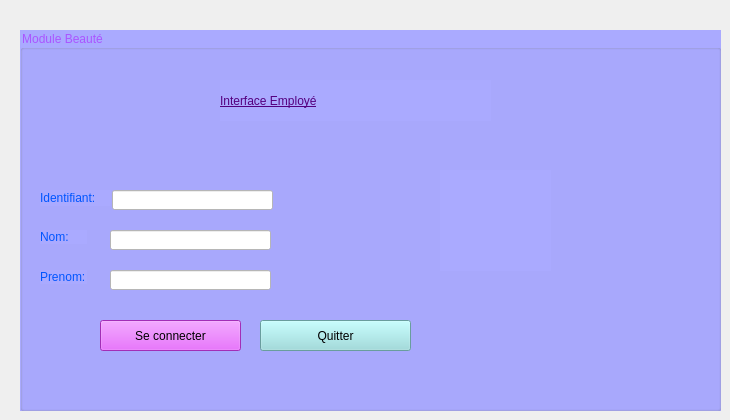
    <widget class="QWidget" name="page">
     <widget class="QGroupBox" name="groupBox">
      <property name="geometry">
       <rect>
        <x>20</x>
        <y>30</y>
        <width>701</width>
        <height>381</height>
       </rect>
      </property>
      <property name="styleSheet">
       <string notr="true">background-color: rgb(170, 170, 255);
color: rgb(170, 85, 255);
font: 75 20pt &quot;MS Shell Dlg 2&quot;;</string>
      </property>
      <property name="title">
       <string>Module Beauté</string>
      </property>
      <widget class="QLabel" name="label_3">
       <property name="geometry">
        <rect>
         <x>200</x>
         <y>50</y>
         <width>271</width>
         <height>41</height>
        </rect>
       </property>
       <property name="styleSheet">
        <string notr="true">color: rgb(85, 0, 127);
font: 75 24pt &quot;MS Shell Dlg 2&quot;;
text-decoration: underline;</string>
       </property>
       <property name="text">
        <string>Interface Employé</string>
       </property>
      </widget>
      <widget class="QLabel" name="label_4">
       <property name="geometry">
        <rect>
         <x>20</x>
         <y>160</y>
         <width>71</width>
         <height>16</height>
        </rect>
       </property>
       <property name="styleSheet">
        <string notr="true">color: rgb(0, 85, 255);
font: 75 10pt &quot;MS Shell Dlg 2&quot;;</string>
       </property>
       <property name="text">
        <string>Identifiant:</string>
       </property>
      </widget>
      <widget class="QLabel" name="label_5">
       <property name="geometry">
        <rect>
         <x>20</x>
         <y>200</y>
         <width>47</width>
         <height>14</height>
        </rect>
       </property>
       <property name="styleSheet">
        <string notr="true">color: rgb(0, 85, 255);
font: 75 10pt &quot;MS Shell Dlg 2&quot;;</string>
       </property>
       <property name="text">
        <string>Nom:</string>
       </property>
      </widget>
      <widget class="QLabel" name="label_6">
       <property name="geometry">
        <rect>
         <x>20</x>
         <y>240</y>
         <width>47</width>
         <height>14</height>
        </rect>
       </property>
       <property name="styleSheet">
        <string notr="true">color: rgb(0, 85, 255);
font: 75 10pt &quot;MS Shell Dlg 2&quot;;</string>
       </property>
       <property name="text">
        <string>Prenom:</string>
       </property>
      </widget>
      <widget class="QLineEdit" name="lineEdit">
       <property name="geometry">
        <rect>
         <x>92</x>
         <y>160</y>
         <width>161</width>
         <height>20</height>
        </rect>
       </property>
       <property name="styleSheet">
        <string notr="true">background-color: rgb(255, 255, 255);
font: 9pt &quot;MS Shell Dlg 2&quot;;
color: rgb(0, 0, 0);</string>
       </property>
      </widget>
      <widget class="QLineEdit" name="lineEdit_2">
       <property name="geometry">
        <rect>
         <x>90</x>
         <y>200</y>
         <width>161</width>
         <height>20</height>
        </rect>
       </property>
       <property name="styleSheet">
        <string notr="true">background-color: rgb(255, 255, 255);
font: 9pt &quot;MS Shell Dlg 2&quot;;
color: rgb(0, 0, 0);</string>
       </property>
      </widget>
      <widget class="QLineEdit" name="lineEdit_3">
       <property name="geometry">
        <rect>
         <x>90</x>
         <y>240</y>
         <width>161</width>
         <height>20</height>
        </rect>
       </property>
       <property name="styleSheet">
        <string notr="true">background-color: rgb(255, 255, 255);
font: 9pt &quot;MS Shell Dlg 2&quot;;
color: rgb(0, 0, 0);</string>
       </property>
      </widget>
      <widget class="QPushButton" name="pushButton_2">
       <property name="geometry">
        <rect>
         <x>240</x>
         <y>290</y>
         <width>151</width>
         <height>31</height>
        </rect>
       </property>
       <property name="styleSheet">
        <string notr="true">font: 75 9pt &quot;MS Shell Dlg 2&quot;;
color: rgb(0, 0, 0);
background-color: rgb(147, 220, 220);</string>
       </property>
       <property name="text">
        <string>Quitter</string>
       </property>
      </widget>
      <widget class="QPushButton" name="pushButton">
       <property name="geometry">
        <rect>
         <x>80</x>
         <y>290</y>
         <width>141</width>
         <height>31</height>
        </rect>
       </property>
       <property name="styleSheet">
        <string notr="true">background-color: rgb(227, 65, 255);
font: 10pt &quot;MS Shell Dlg 2&quot;;
color: rgb(0, 0, 0);</string>
       </property>
       <property name="text">
        <string>Se connecter</string>
       </property>
      </widget>
      <widget class="QLabel" name="label">
       <property name="geometry">
        <rect>
         <x>420</x>
         <y>140</y>
         <width>111</width>
         <height>101</height>
        </rect>
       </property>
       <property name="text">
        <string/>
       </property>
      </widget>
     </widget>
    </widget>
